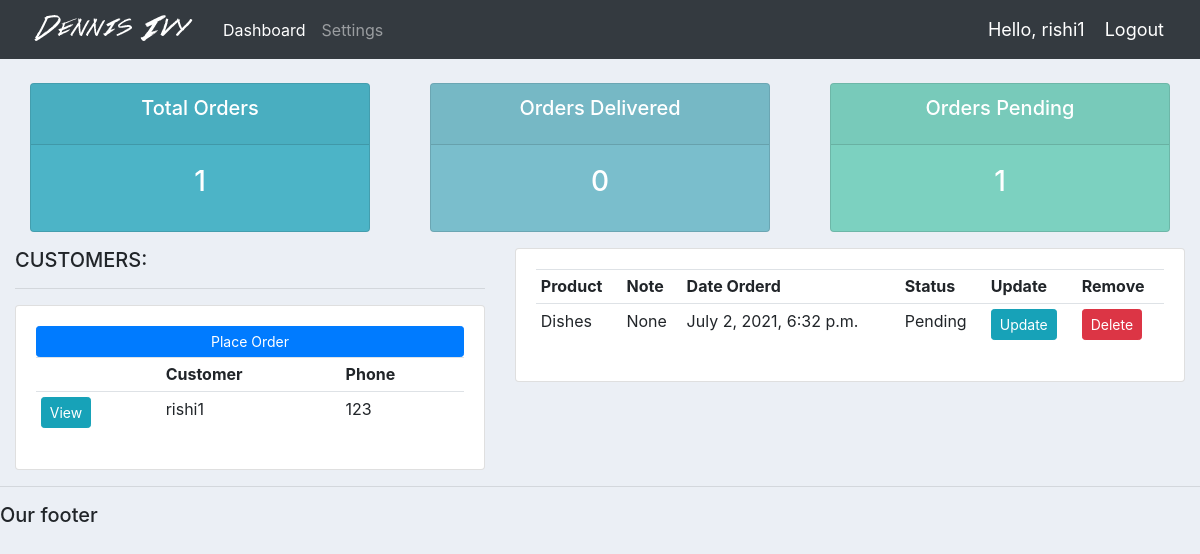
Page /user/ (signed in) on the committed database.
### accounts/models.py (models this page shows, shortened)
class Customer(models.Model):
	user = models.OneToOneField(User, null=True, blank=True, on_delete=models.CASCADE)
	name = models.CharField(max_length=200, null=True)
	phone = models.CharField(max_length=200, null=True)
	email = models.CharField(max_length=200, null=True)
	profile_pic = models.ImageField(default="profile1.png", null=True, blank=True)
	date_created = models.DateTimeField(auto_now_add=True, null=True)

class Order(models.Model):
	STATUS = (
			('Pending', 'Pending'),
			('Out for delivery', 'Out for delivery'),
			('Delivered', 'Delivered'),
			)
	customer = models.ForeignKey(Customer, null=True, on_delete= models.SET_NULL)
	product = models.ForeignKey(Product, null=True, on_delete= models.SET_NULL)
	date_created = models.DateTimeField(auto_now_add=True, null=True)
	status = models.CharField(max_length=200, null=True, choices=STATUS)
	note = models.CharField(max_length=1000, null=True)
	def __str__(self):
		return self.product.name

class Product(models.Model):
	CATEGORY = (
			('Indoor', 'Indoor'),
			('Out Door', 'Out Door'),
			)
	name = models.CharField(max_length=200, null=True)
	price = models.FloatField(null=True)
	category = models.CharField(max_length=200, null=True, choices=CATEGORY)
	description = models.CharField(max_length=200, null=True, blank=True)
	date_created = models.DateTimeField(auto_now_add=True, null=True)
	tags = models.ManyToManyField(Tag)
	def __str__(self):
		return self.name

### accounts/decorators.py (the view)
		def wrapper_func(request, *args, **kwargs):
			group = None
			if request.user.groups.exists():
				group = request.user.groups.all()[0].name
			if group in allowed_roles:
				return view_func(request, *args, **kwargs)
			else:
				return HttpResponse('You are not authorized to view this page')

### accounts/views.py (called while the page is built)
@login_required(login_url='login')
@allowed_users(allowed_roles=['customer'])
def userPage(request):
	orders = request.user.customer.order_set.all()
	customer = request.user.customer
	total_orders = orders.count()
	delivered = orders.filter(status='Delivered').count()
	pending = orders.filter(status='Pending').count()
	print('ORDERS:', orders)
	context = {'orders':orders, 'total_orders':total_orders,
	'delivered':delivered,'pending':pending,'customer':customer}
	return render(request, 'accounts/user.html', context)

### accounts/templates/accounts/user.html
{%  extends 'accounts/main.html' %}
{% block content %}
{%  include 'accounts/status.html' %}
<div class="row">
	<div class="col-md-5">
		<h5>CUSTOMERS:</h5>
		<hr>
		<div class="card card-body">
			<a class="btn btn-primary  btn-sm btn-block" href="{% url 'create_order' customer.id %}">Place Order</a>
			<table class="table table-sm">
				<tr>
					<th></th>
					<th>Customer</th>
					<th>Phone</th>
				</tr>
				<tr>
					<td><a class="btn btn-sm btn-info" href="{% url 'customer' customer.id %}">View</a></td>
					<td>{{customer.name}}</td>
					<td>{{customer.phone}}</td>
				</tr>
			</table>
		</div>
	</div>
	<div class="col-md">
		<div class="card card-body">
			<table class="table table-sm">
				<tr>
					<th>Product</th>
					<th>Note</th>
					<th>Date Orderd</th>
					<th>Status</th>
					<th>Update</th>
					<th>Remove</th>
				</tr>
				{% for order in orders %}
				<tr>
					<td>{{order.product}}</td>
					<td>{{order.note}}</td>
					<td>{{order.date_created}}</td>
					<td>{{order.status}}</td>
					<td><a class="btn btn-sm btn-info" href="{% url 'update_order' order.id %}">Update</a></td>
					<td><a class="btn btn-sm btn-danger" href="{% url 'delete_order' order.id %}">Delete</a></td>
				</tr>
				{% endfor %}
			</table>
		</div>
	</div>
</div>
{% endblock content %}

### accounts/templates/accounts/navbar.html (shortened to what this page needs)
{% load static %}
<nav class="navbar navbar-expand-lg navbar-dark bg-dark">
 <img src="{% static 'images/logo.png' %}">
  <div class="collapse navbar-collapse" id="navbarNav">
    <ul class="navbar-nav">
      {% if request.user.is_staff %}
      <li class="nav-item active">
        <a class="nav-link" href="{% url 'home' %}">Dashboard</a>
      </li>
      <li class="nav-item">
        <a class="nav-link" href="{% url 'products' %}">Products</a>
      </li>
      {% else %}
      <li class="nav-item active">
        <a class="nav-link" href="{% url 'home' %}">Dashboard</a>
      </li>
      <li class="nav-item">
        <a class="nav-link" href="{% url 'account' %}">Settings</a>
      </li>
      {% endif %}
    </ul>
  </div>
  <span class="hello-msg">Hello, {{request.user}}</span>
  <span ><a  class="hello-msg" href="{% url 'logout' %}">Logout</a></span>
</nav>

### static/css/main.css (style rules this page uses)
body { background-color: #ebeff5; }

### accounts/templates/accounts/navbar.html (style rules this page uses)
.hello-msg { font-size: 18px; color: #fff; margin-right: 20px; }

### rows in the picture
Customer: name "rishi1", phone "123"
Order: product "Dishes", note "None", date_created "July 2, 2021, 6:32 p.m.", status "Pending"

### other values in the picture
{{ request.user }} "rishi1"
{{ total_orders }} "1"
{{ delivered }} "0"
{{ pending }} "1"
